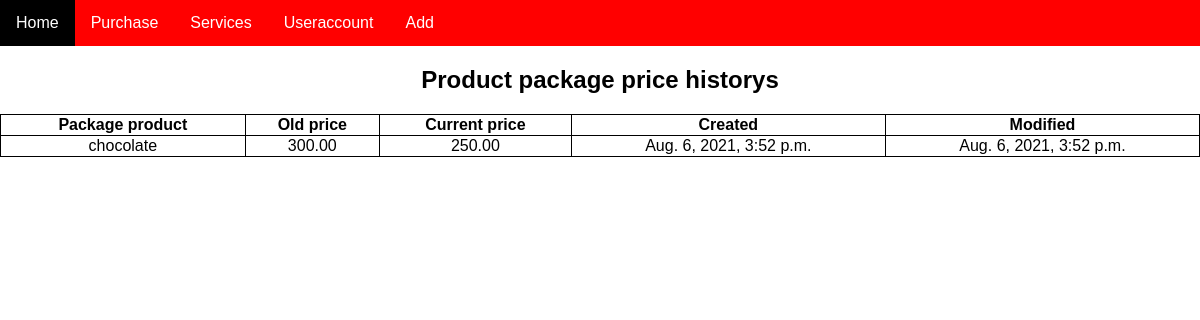
The app's page /product_package_price_historys/ with its own data.
### ttruckapp/models.py (models this page shows)
class Product_package_price_historys(models.Model):
    package_product = models.CharField(max_length=100)
    old_price = models.DecimalField(max_digits=5, decimal_places=2)
    current_price = models.DecimalField(max_digits=5, decimal_places=2)
    created = models.DateTimeField(auto_now_add=True)
    modified = models.DateTimeField(auto_now=True)

### ttruckapp/views.py (the view)
# urls.py: path('product_package_price_historys/', views.product_package_price_historys,
def product_package_price_historys(request):
    product_package_price_historys = Product_package_price_historys.objects.all()
    context = {'product_package_price_historys': product_package_price_historys}
    return render(request, 'product_package_price_historys.html', context)

### ttruckapp/templates/product_package_price_historys.html (shortened to what this page needs)
{% extends 'base.html' %}
{% block content %}
<h2>Product package price historys</h2>
    <table class="table table-striped">
            <tr>
                <th>Package product</th>
                <th>Old price</th>
                <th>Current price</th>
                <th>Created</th>
                <th>Modified</th>
            </tr>
        {% for product_package_price_historys in product_package_price_historys %}
        <tr>
            <td style="text-align:center">{{product_package_price_historys.package_product}}</td>
            <td style="text-align:center">{{product_package_price_historys.old_price}}</td>
            <td style="text-align:center">{{product_package_price_historys.current_price}}</td>
            <td style="text-align:center">{{product_package_price_historys.created}}</td>
            <td style="text-align:center">{{product_package_price_historys.modified}}</td>
        </tr>
        {% endfor %}
    </table>
{% endblock content %}

### templates/base.html (style rules this page uses)
body { font-family: Arial, Helvetica, sans-serif; margin: 0; }

### ttruckapp/templates/product_package_price_historys.html (style rules this page uses)
table { width: 100%; }
h2 { text-align: center }
table, th, td { border: 1px solid black; border-collapse: collapse; }

### records on screen
Product_package_price_historys: package_product "chocolate", old_price "300.00", current_price "250.00", created "Aug. 6, 2021, 3:52 p.m.", modified "Aug. 6, 2021, 3:52 p.m."
